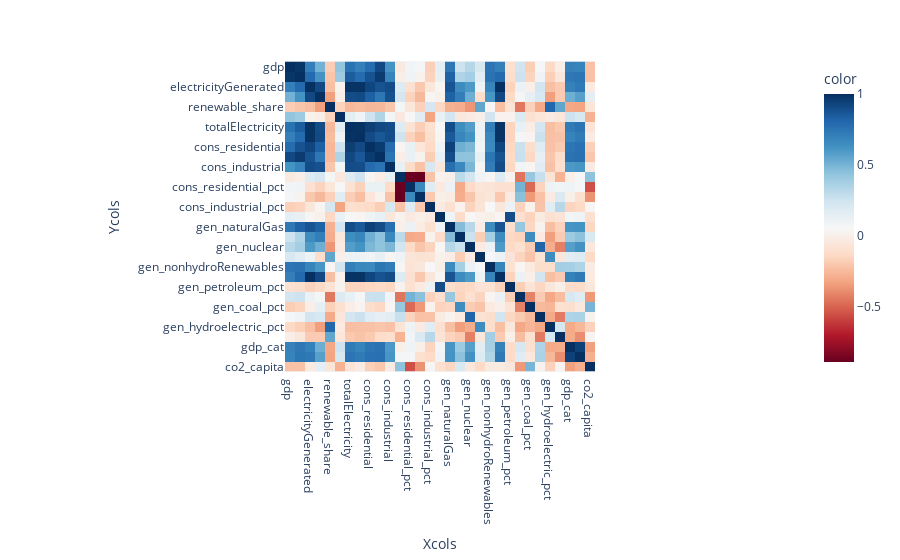

Notebook cell for this chart:
### Code cell
fig = px.imshow(corr, labels=dict(x="Xcols", y="Ycols", color="color"),
                x=corColz,
                y=corColz,
               color_continuous_scale='RdBu')



fig.show()

### Figure 1 — Plotly figure (JSON) as saved in the notebook; plotly's stock layout.template omitted (floating-point values rounded to 4 significant figures; data arrays with more than 128 entries replaced by an {"elided": "..."} marker saying what was removed)
{"data": [{"coloraxis": "coloraxis", "hovertemplate": "Xcols: %{x}<br>Ycols: %{y}<br>color: %{z}<extra></extra>", "type": "heatmap", "x": ["gdp", "population", "electricityGenerated", "co2_electric_emissions", "renewable_share", "imports", "totalElectricity", "cons_rejected", "cons_residential", "cons_commercial", "cons_industrial", "cons_rejected_pct", "cons_residential_pct", "cons_commercial_pct", "cons_industrial_pct", "gen_petroleum", "gen_naturalGas", "gen_coal", "gen_nuclear", "gen_hydroelectric", "gen_nonhydroRenewables", "gen_total", "gen_petroleum_pct", "gen_naturalGas_pct", "gen_coal_pct", "gen_nuclear_pct", "gen_hydroelectric_pct", "gen_nonhydroRenewables_pct", "gdp_cat", "population_cat", "co2_capita"], "y": ["gdp", "population", "electricityGenerated", "co2_electric_emissions", "renewable_share", "imports", "totalElectricity", "cons_rejected", "cons_residential", "cons_commercial", "cons_industrial", "cons_rejected_pct", "cons_residential_pct", "cons_commercial_pct", "cons_industrial_pct", "gen_petroleum", "gen_naturalGas", "gen_coal", "gen_nuclear", "gen_hydroelectric", "gen_nonhydroRenewables", "gen_total", "gen_petroleum_pct", "gen_naturalGas_pct", "gen_coal_pct", "gen_nuclear_pct", "gen_hydroelectric_pct", "gen_nonhydroRenewables_pct", "gdp_cat", "population_cat", "co2_capita"], "z": {"elided": "31x31 float values"}}], "layout": {"coloraxis": {"colorbar": {"title": {"text": "color"}}, "colorscale": [[0, "rgb(103,0,31)"], [0.1, "rgb(178,24,43)"], [0.2, "rgb(214,96,77)"], [0.3, "rgb(244,165,130)"], [0.4, "rgb(253,219,199)"], [0.5, "rgb(247,247,247)"], [0.6, "rgb(209,229,240)"], [0.7, "rgb(146,197,222)"], [0.8, "rgb(67,147,195)"], [0.9, "rgb(33,102,172)"], [1, "rgb(5,48,97)"]]}, "margin": {"t": 60}, "xaxis": {"constrain": "domain", "scaleanchor": "y", "title": {"text": "Xcols"}}, "yaxis": {"autorange": "reversed", "constrain": "domain", "title": {"text": "Ycols"}}}}
